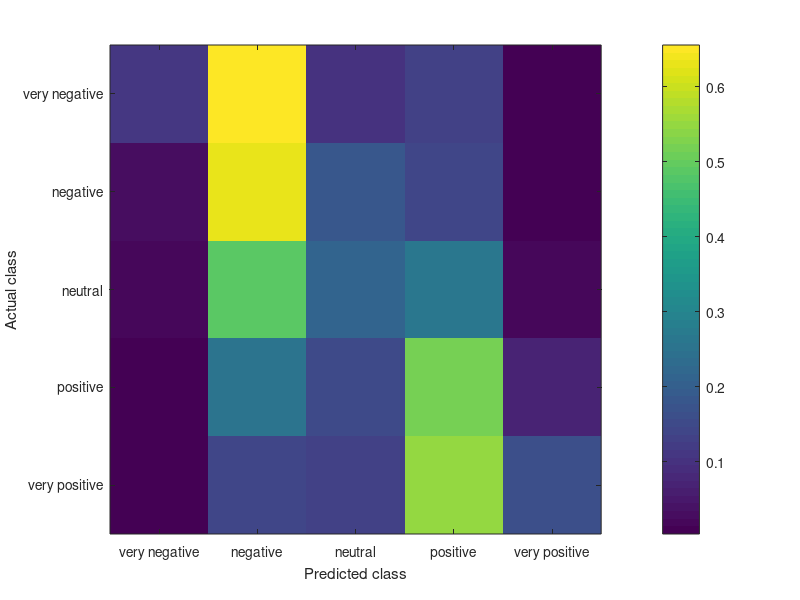
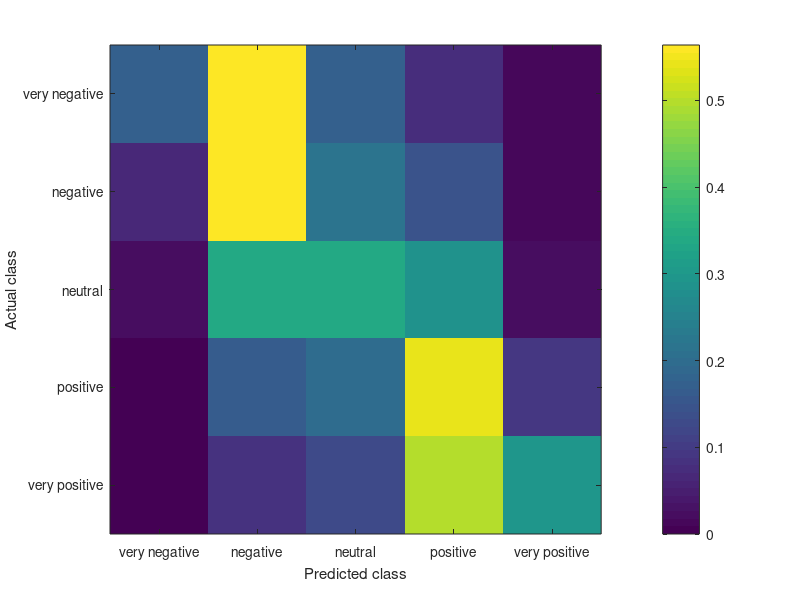
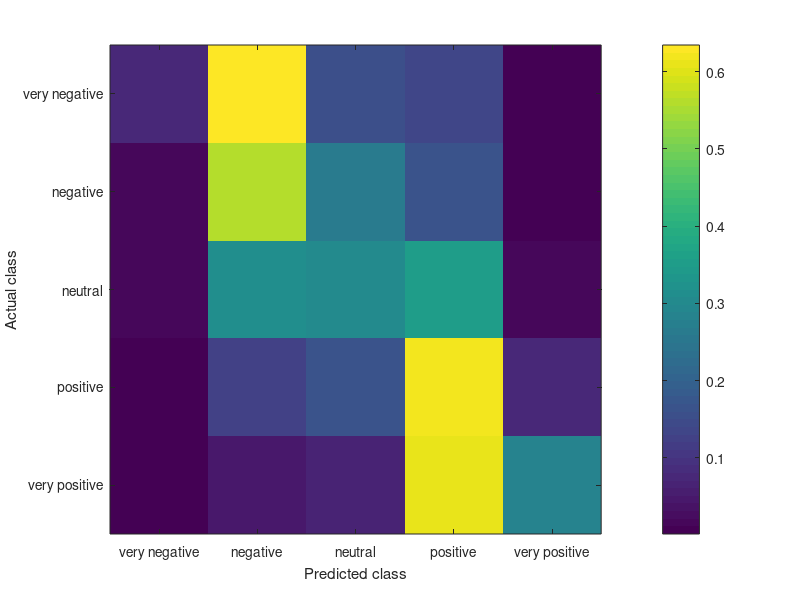
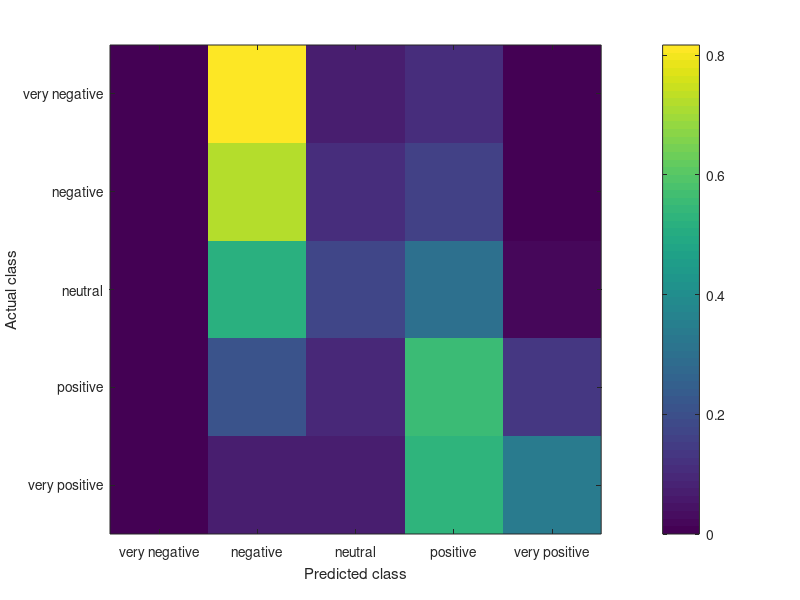

Write the MATLAB code that produced these figures, in order.
clc
clear all
close all

load res_test.mat
load y_test.mat
load static_res.mat

y_test_org = y_test+1;

y_static = zeros(size(y_test_org));
y_nonstatic = zeros(size(y_test_org));
y_rand = zeros(size(y_test_org));
y_lstm = zeros(size(y_test_org));

for k = 1:length(y_test_org)
    [~,y_static(k)] = max(static_pred(k,:));
    [~,y_nonstatic(k)] = max(non_static(k,:));
    [~,y_rand(k)] = max(rand(k,:));
    [~,y_lstm(k)] = max(lstm(k,:));
end

y_pred = zeros(5,1);
for k = 1:5
    y_pred(k) = sum(y_test_org == k);
end


conf_mat_static = zeros(5);
conf_mat_nonstatic = zeros(5);
conf_mat_rand = zeros(5);
conf_mat_lstm = zeros(5);
for k = 1:length(y_test_org)
    conf_mat_static(y_test_org(k),y_static(k)) = conf_mat_static(y_test_org(k),y_static(k))+1/y_pred(y_test_org(k));
    conf_mat_nonstatic(y_test_org(k),y_nonstatic(k)) = conf_mat_nonstatic(y_test_org(k),y_nonstatic(k))+1/y_pred(y_test_org(k));
    conf_mat_rand(y_test_org(k),y_rand(k)) = conf_mat_rand(y_test_org(k),y_rand(k))+1/y_pred(y_test_org(k));
    conf_mat_lstm(y_test_org(k),y_lstm(k)) = conf_mat_lstm(y_test_org(k),y_lstm(k))+1/y_pred(y_test_org(k));
end

figure
imagesc(conf_mat_static)
ylabel('Actual class')
xlabel('Predicted class');
set(gca,'xTick',1:1:5)
set(gca,'xTickLabel',{'very negative', 'negative' , 'neutral' , 'positive' , 'very positive'})
set(gca,'yTick',1:1:5)
set(gca,'yTickLabel',{'very negative', 'negative' , 'neutral' , 'positive' , 'very positive'})
colorbar

figure
imagesc(conf_mat_nonstatic)
ylabel('Actual class')
xlabel('Predicted class');
set(gca,'xTick',1:1:5)
set(gca,'xTickLabel',{'very negative', 'negative' , 'neutral' , 'positive' , 'very positive'})
set(gca,'yTick',1:1:5)
set(gca,'yTickLabel',{'very negative', 'negative' , 'neutral' , 'positive' , 'very positive'})
colorbar

figure
imagesc(conf_mat_rand)
ylabel('Actual class')
xlabel('Predicted class');
set(gca,'xTick',1:1:5)
set(gca,'xTickLabel',{'very negative', 'negative' , 'neutral' , 'positive' , 'very positive'})
set(gca,'yTick',1:1:5)
set(gca,'yTickLabel',{'very negative', 'negative' , 'neutral' , 'positive' , 'very positive'})
colorbar

figure
imagesc(conf_mat_lstm)
ylabel('Actual class')
xlabel('Predicted class');
set(gca,'xTick',1:1:5)
set(gca,'xTickLabel',{'very negative', 'negative' , 'neutral' , 'positive' , 'very positive'})
set(gca,'yTick',1:1:5)
set(gca,'yTickLabel',{'very negative', 'negative' , 'neutral' , 'positive' , 'very positive'})
colorbar
